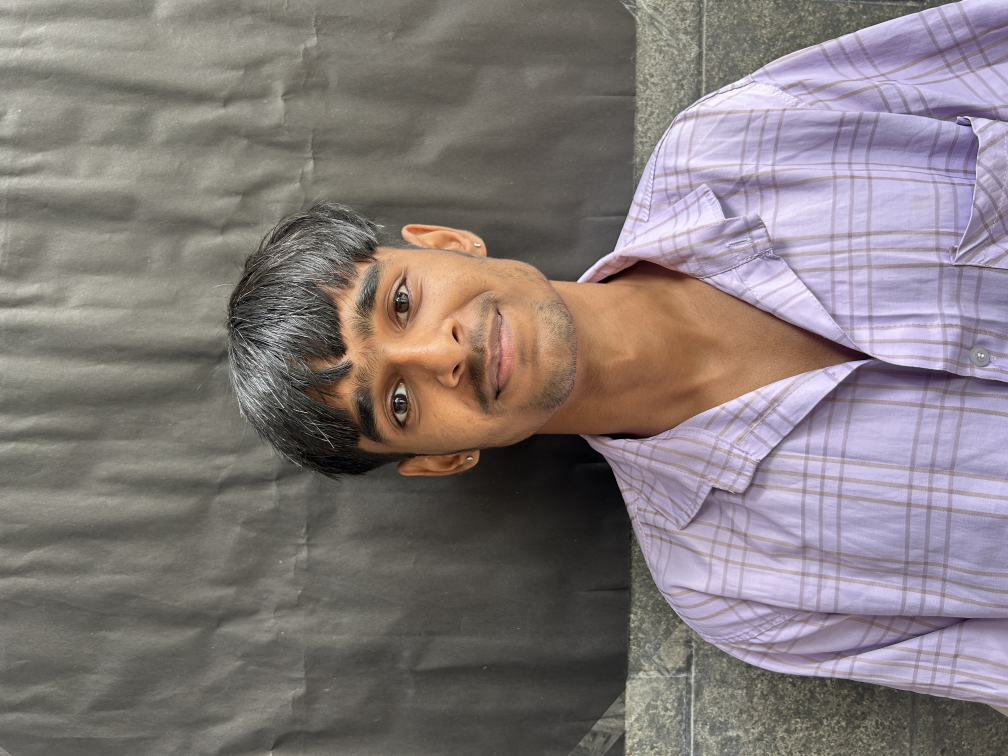
#> input picture Images/front/IMG_4159.JPG, 4032 x 3024 px (shown at 1/4 size); its folder holds only this picture in this run
$ python image_preprocessing.py
#> lines starting #> are read from the running program, lines starting #| are printed output that depends on the picture
"""
Basic image operations and pixel manipulation for the Driver Monitoring System.

This script READS original images from Images/front and Images/side angles
and WRITES processed copies under processed_images/.

Original files in Images/ are never modified, renamed, moved, or deleted.
Rotation and horizontal flip are demonstrations only. They are not training
samples and they do not change class labels (front vs side angles).
"""

from pathlib import Path

import cv2
import numpy as np
from PIL import Image, UnidentifiedImageError

# Image types to include (checked by file extension, case-insensitive).
ALLOWED_EXTENSIONS = {".jpg", ".jpeg", ".png", ".bmp", ".webp"}

# Final square size used after the centered crop.
RESIZE_SIZE = 224

# Small controlled rotation used only as a demonstration.
ROTATION_DEGREES = 10

# JPEG quality for processed copies (originals are not overwritten).
JPEG_QUALITY = 95

# Subfolders for each operation, so results can be inspected separately.
# Class folders inside each of these stay exactly "front" and "side angles".
OPERATION_FOLDERS = [
    "jpeg_normalized",
    "cropped",
    "resized_224",
    "rotated_10",
    "flipped_horizontal",
    "rgb",
    "grayscale",
    "hsv_data",      # actual OpenCV HSV arrays (.npy), not viewable photos
    "hsv_preview",   # visual Hue / Saturation / Value panels for inspection
]


def project_paths():
    """Return the project root, source class folders, and processed output root."""
    # This file lives in scripts/, so the project root is one level up.
    project_root = Path(__file__).resolve().parent.parent
    images_root = project_root / "Images"
    class_folders = [
        images_root / "front",
        images_root / "side angles",
    ]
    output_root = project_root / "processed_images"
    return project_root, class_folders, output_root


def collect_image_files(folder):
    """Return a sorted list of image files inside one class folder (not nested)."""
    if not folder.is_dir():
        return []

    files = []
    for path in folder.iterdir():
        if path.is_file() and path.suffix.lower() in ALLOWED_EXTENSIONS:
            files.append(path)
    return sorted(files)


def create_output_folders(output_root, class_names):
    """Create processed_images/<operation>/<class>/ folders if they do not exist."""
    for operation in OPERATION_FOLDERS:
        for class_name in class_names:
            folder = output_root / operation / class_name
            folder.mkdir(parents=True, exist_ok=True)


def load_rgb_image(path):
    """
    Open an image with Pillow and convert it to standard RGB.

    Pillow is used here because some front images are MPO/JPEG-based camera
    files. convert("RGB") keeps the primary photo and drops extra MPO frames.
    This is read-only: the file on disk is not changed.
    """
    with Image.open(path) as img:
        return img.convert("RGB")


def center_crop_square(pil_image):
    """
    Crop a square from the center of a Pillow image.

    The crop side length is the smaller of width and height, so the largest
    centered square is kept. This is done before resizing to 224x224.
    """
    width, height = pil_image.size
    side = min(width, height)
    left = (width - side) // 2
    top = (height - side) // 2
    right = left + side
    bottom = top + side
    return pil_image.crop((left, top, right, bottom))


def pil_to_bgr(pil_image):
    """Convert a Pillow RGB image to an OpenCV BGR NumPy array."""
    rgb_array = np.array(pil_image)
    return cv2.cvtColor(rgb_array, cv2.COLOR_RGB2BGR)


def save_jpeg(path, bgr_or_gray_image):
    """Save an OpenCV BGR or grayscale image as a JPEG file."""
    cv2.imwrite(
        str(path),
        bgr_or_gray_image,
        [int(cv2.IMWRITE_JPEG_QUALITY), JPEG_QUALITY],
    )


def save_pil_jpeg(path, pil_image):
    """Save a Pillow RGB image as a standard JPEG file."""
    pil_image.save(path, format="JPEG", quality=JPEG_QUALITY)


def save_rgb_jpeg(path, bgr_image):
    """
    Convert OpenCV BGR to RGB, then save with Pillow.

    OpenCV's cv2.imwrite() expects BGR. Saving RGB data with OpenCV would
    swap the red and blue channels, so Pillow is used for the RGB folder.
    """
    rgb_array = cv2.cvtColor(bgr_image, cv2.COLOR_BGR2RGB)
    Image.fromarray(rgb_array).save(path, format="JPEG", quality=JPEG_QUALITY)


def rotate_image(bgr_image, degrees):
    """Rotate an OpenCV image around its center. Output size stays the same."""
    height, width = bgr_image.shape[:2]
    center = (width // 2, height // 2)
    matrix = cv2.getRotationMatrix2D(center, degrees, 1.0)
    return cv2.warpAffine(bgr_image, matrix, (width, height), borderValue=(0, 0, 0))


def make_hsv_preview(hsv_image):
    """
    Build a visual inspection image from an HSV array.

    OpenCV HSV is not a photo: channel 0 is Hue (0-179), channel 1 is
    Saturation (0-255), and channel 2 is Value (0-255). Saving that array
    as a JPEG would make software treat it as BGR/RGB, which is incorrect.

    This preview shows three panels side by side:
      - Hue, colored with a colormap so hue changes are easy to see
      - Saturation, as grayscale (brighter = more saturated)
      - Value, as grayscale (brighter = brighter)
    """
    hue, saturation, value = cv2.split(hsv_image)

    # OpenCV hue is 0-179. Scale to 0-255 so the colormap uses the full range.
    hue_scaled = (hue.astype(np.uint16) * 255 // 179).astype(np.uint8)
    hue_panel = cv2.applyColorMap(hue_scaled, cv2.COLORMAP_HSV)
    saturation_panel = cv2.cvtColor(saturation, cv2.COLOR_GRAY2BGR)
    value_panel = cv2.cvtColor(value, cv2.COLOR_GRAY2BGR)

    preview = np.hstack([hue_panel, saturation_panel, value_panel])

    # Small labels so the three panels are not mistaken for an RGB photo.
    font = cv2.FONT_HERSHEY_SIMPLEX
    cv2.putText(preview, "Hue", (8, 18), font, 0.5, (255, 255, 255), 1, cv2.LINE_AA)
    cv2.putText(preview, "Saturation", (224 + 8, 18), font, 0.5, (255, 255, 255), 1, cv2.LINE_AA)
    cv2.putText(preview, "Value", (448 + 8, 18), font, 0.5, (255, 255, 255), 1, cv2.LINE_AA)
    return preview


def process_one_image(source_path, class_name, output_root):
    """
    Run the requested operations on one image and save each result separately.

    Visual results use the original file stem plus .jpg.
    HSV arrays use the original file stem plus .npy.
    Class folders stay "front" or "side angles".
    """
    jpeg_name = source_path.stem + ".jpg"
    npy_name = source_path.stem + ".npy"

    # 1) Normalize to a standard RGB JPEG (MPO files become normal JPEGs).
    rgb_image = load_rgb_image(source_path)
    save_pil_jpeg(output_root / "jpeg_normalized" / class_name / jpeg_name, rgb_image)

    # 2) Centered square crop, saved so this step can be inspected on its own.
    cropped = center_crop_square(rgb_image)
    cropped_bgr = pil_to_bgr(cropped)
    save_jpeg(output_root / "cropped" / class_name / jpeg_name, cropped_bgr)

    # 3) Resize the cropped image to 224x224.
    resized = cv2.resize(
        cropped_bgr,
        (RESIZE_SIZE, RESIZE_SIZE),
        interpolation=cv2.INTER_AREA,
    )
    save_jpeg(output_root / "resized_224" / class_name / jpeg_name, resized)

    # The remaining operations are demonstrations on the 224x224 image.
    # 4) Small controlled rotation (+10 degrees). Demonstration only.
    rotated = rotate_image(resized, ROTATION_DEGREES)
    save_jpeg(output_root / "rotated_10" / class_name / jpeg_name, rotated)

    # 5) Horizontal flip. Demonstration only.
    #    The class folder is unchanged: a flipped front image stays in front/.
    #    These files are not extra training samples.
    flipped = cv2.flip(resized, 1)
    save_jpeg(output_root / "flipped_horizontal" / class_name / jpeg_name, flipped)

    # 6) Explicit RGB color space (OpenCV BGR -> RGB), saved with Pillow.
    save_rgb_jpeg(output_root / "rgb" / class_name / jpeg_name, resized)

    # 7) Grayscale (single channel).
    gray = cv2.cvtColor(resized, cv2.COLOR_BGR2GRAY)
    save_jpeg(output_root / "grayscale" / class_name / jpeg_name, gray)

    # 8) HSV color space (OpenCV BGR -> HSV).
    #    hsv_data: the real HSV array for later processing (do not open as a photo).
    #    hsv_preview: a labeled Hue/Saturation/Value image for visual inspection.
    hsv = cv2.cvtColor(resized, cv2.COLOR_BGR2HSV)
    np.save(output_root / "hsv_data" / class_name / npy_name, hsv)
    hsv_preview = make_hsv_preview(hsv)
    save_jpeg(output_root / "hsv_preview" / class_name / jpeg_name, hsv_preview)


def main():
    project_root, class_folders, output_root = project_paths()
    class_names = [folder.name for folder in class_folders]

    print("=" * 60)
    print("Driver Monitoring System - Basic Image Operations")
    print("=" * 60)
    print(f"Project root: {project_root}")
    print("Original Images/ folder: read-only")
    print(f"Processed output: {output_root}")
    print()

    create_output_folders(output_root, class_names)

    total_found = 0
    total_processed = 0
    total_failed = 0
    failed_files = []
    processed_by_class = {}

    for folder in class_folders:
        class_name = folder.name
        print("-" * 60)
        print(f"Class folder: Images/{class_name}")

        if not folder.is_dir():
            print("  Status: folder not found")
            processed_by_class[class_name] = 0
            print()
            continue

        image_files = collect_image_files(folder)
        total_found += len(image_files)
        print(f"  Images found: {len(image_files)}")

        processed = 0
        for path in image_files:
            try:
                process_one_image(path, class_name, output_root)
#> in load_rgb_image, img is the input picture: PIL image 4032x3024 RGB; mean R, G, B 130.9, 121.8, 122.1
#> in rotate_image, `return cv2.warpAffine(bgr_image, matrix, (width, height), borderValue=..`:
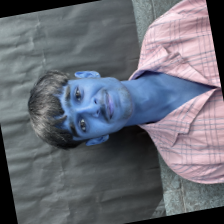
#> returned value: shape (224, 224, 3); mean of channels 0, 1, 2 105.1, 107.6, 117.6; drawn as R, G, B
#> in process_one_image, `flipped = cv2.flip(resized, 1)`:
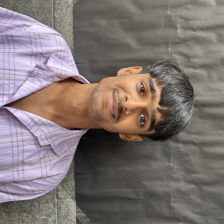
#> flipped: shape (224, 224, 3); mean B, G, R 113.9, 116.6, 126.8
#> in process_one_image, `hsv = cv2.cvtColor(resized, cv2.COLOR_BGR2HSV)`: hsv: shape (224, 224, 3); mean H, S, V 47.8, 39.5, 130.1
#> in make_hsv_preview, `hue, saturation, value = cv2.split(hsv_image)`:
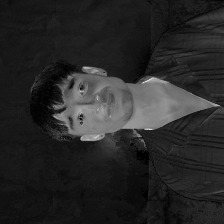
#> saturation: shape (224, 224); min 0, max 235, mean 39.5
#> in make_hsv_preview, `hue, saturation, value = cv2.split(hsv_image)`:
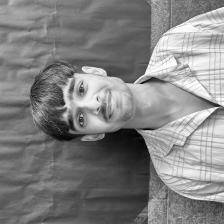
#> value: shape (224, 224); min 3, max 254, mean 130.1
#> in make_hsv_preview, `hue_scaled = (hue.astype(np.uint16) * 255 // 179).astype(np.uint8)`:
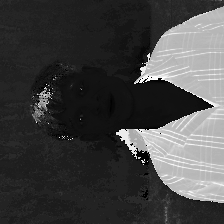
#> hue_scaled: shape (224, 224); min 0, max 255, mean 67.6
#> in make_hsv_preview, `hue_panel = cv2.applyColorMap(hue_scaled, cv2.COLORMAP_HSV)`:
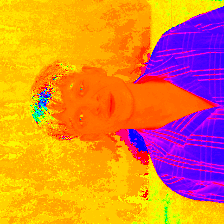
#> hue_panel: shape (224, 224, 3); mean B, G, R 56.3, 131.9, 224
#> in make_hsv_preview, `cv2.putText(preview, "Value", (448 + 8, 18), font, 0.5, (255, 255, 255..`:
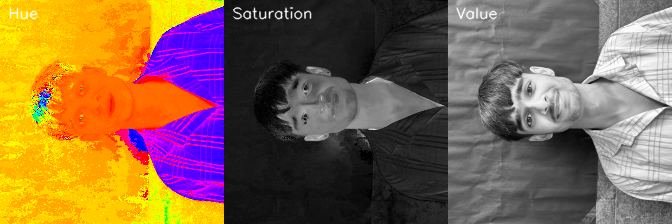
#> preview: shape (224, 672, 3); mean B, G, R 75.9, 100.9, 131.6
                processed += 1
            except (UnidentifiedImageError, OSError, ValueError) as error:
                total_failed += 1
                failed_files.append((path, str(error)))
                print(f"  Skipped {path.name}: {error}")

        total_processed += processed
        processed_by_class[class_name] = processed
        print(f"  Processed: {processed}")
        print()
#> pass 2 of the loop in main, `for folder in class_folders:`:
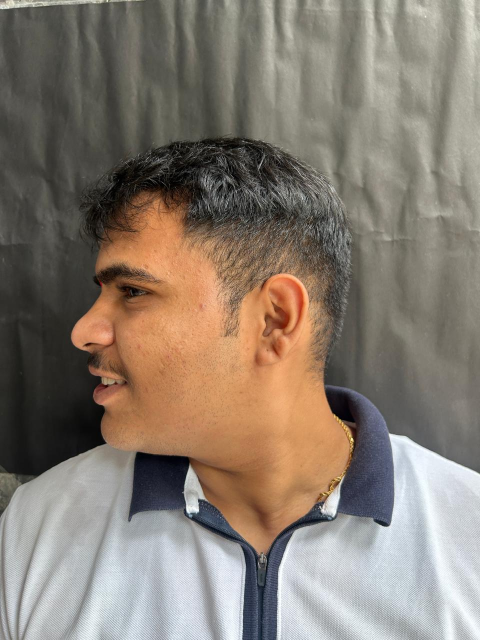
#> input picture Images/side angles/WhatsApp Image 2026-08-17 at 15.40.49.jpeg, 960 x 1280 px (shown at 1/2 size)
#> in load_rgb_image, img is the input picture: PIL image 960x1280 RGB; mean R, G, B 135.6, 124.3, 112.8
#> hsv: shape (224, 224, 3); mean H, S, V 33.2, 57.6, 130.8
#> in make_hsv_preview (call 2), `hue_panel = cv2.applyColorMap(hue_scaled, cv2.COLORMAP_HSV)`:
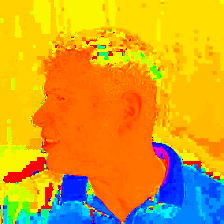
#> hue_panel: shape (224, 224, 3); mean B, G, R 35.6, 161.6, 215.9
#> in make_hsv_preview (call 2), `cv2.putText(preview, "Value", (448 + 8, 18), font, 0.5, (255, 255, 255..`:
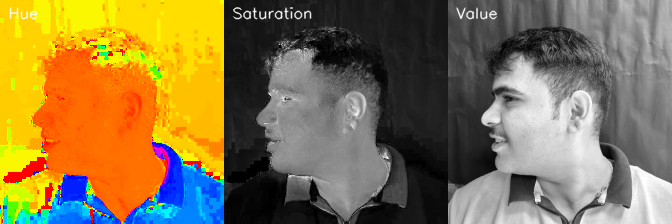
#> preview: shape (224, 672, 3); mean B, G, R 75.3, 117.2, 135.3

    print("=" * 60)
    print("Processing summary")
    print("=" * 60)
    print(f"Images found: {total_found}")
    print(f"Images processed: {total_processed}")
    print(f"Failed: {total_failed}")
    for class_name, count in processed_by_class.items():
        print(f"  {class_name}: {count}")

    print()
    print("Each processed result was saved in these folders:")
    for operation in OPERATION_FOLDERS:
        print(f"  {output_root / operation}")
        for class_name in class_names:
            print(f"    {class_name}/")

    print()
    print("Pipeline per image:")
    print("  1. Convert to standard RGB JPEG (normalizes MPO files)")
    print("  2. Center square crop")
    print("  3. Resize cropped image to 224x224")
    print("  4. Rotate 224x224 image by +10 degrees (demo only)")
    print("  5. Horizontal flip of 224x224 image (demo only, labels unchanged)")
    print("  6. Save explicit RGB image")
    print("  7. Convert 224x224 image to grayscale")
    print("  8. Convert BGR to HSV; save .npy data and a visual HSV preview")
    print()
    print("Notes:")
    print("  - hsv_data/*.npy is the real HSV array (H, S, V). Do not treat it as RGB.")
    print("  - hsv_preview/*.jpg is only for viewing Hue, Saturation, and Value.")
    print("  - flipped_horizontal/ is a demonstration, not extra training data.")
    print("  - Class folders remain front/ and side angles/.")

    if failed_files:
        print()
        print("Failed files:")
        for path, error in failed_files:
            print(f"  - {path.relative_to(project_root)}: {error}")

    print()
    print("Finished. Original images in Images/ were not modified.")


if __name__ == "__main__":
    main()
